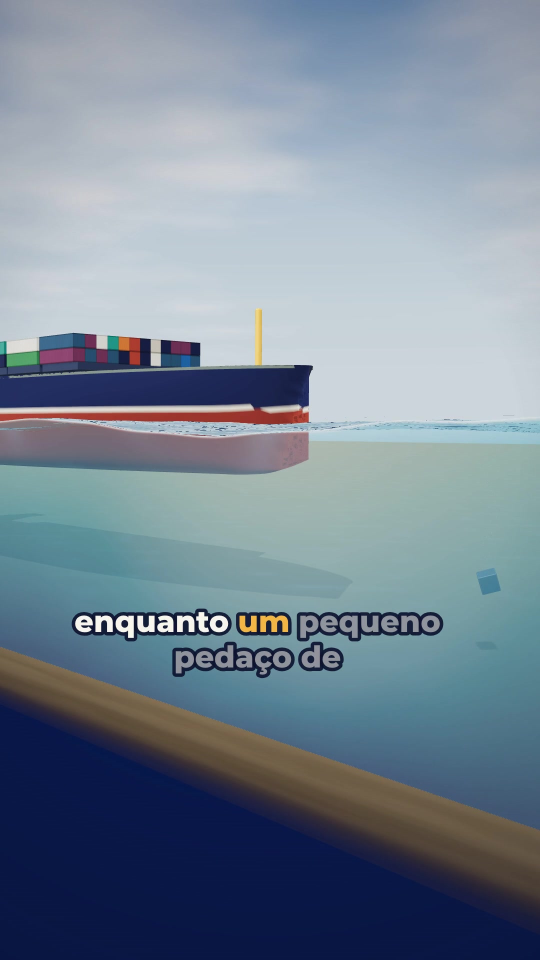
#> input picture episodio_01_navio_v2/etapa_b/v1/v1_quadro1.jpg, 1080 x 1920 px, given in place of v1_quadro1.jpg.jpg, which was not available (shown at 1/2 size)
$ python -i comparar.py   (imports and definitions only)
#> lines starting #> are read from the running program, lines starting #| are printed output that depends on the picture
"""Folha de comparação v1 (rejeitada) × v2 (proposta) dos quadros equivalentes.
Uso: python3 etapa_b/comparar.py  → etapa_b/comparacao_v1_v2.jpg e etapa_b/comparacao_quadroN.jpg"""
import os
from PIL import Image, ImageDraw, ImageFont

AQUI = os.path.dirname(os.path.abspath(__file__))
F = '/usr/share/fonts/truetype/dejavu/DejaVuSans-Bold.ttf'
TIT = ['1 · Bloco de aço afundando', '2 · Estaleiro / casco em construção', '3 · Corte interno do navio',
       '4 · Empuxo visto debaixo d\'água', '5 · Guindaste carregando contêineres']
AZUL, BRANCO, AMARELO = (32, 43, 87), (246, 244, 236), (243, 181, 68)


def par(n, w=540):
#> called with n = 'v1/v1_quadro1.jpg', w = 540
    h = int(w * 16 / 9)
    v1 = Image.open(os.path.join(AQUI, 'v1', f'v1_quadro{n}.jpg')).convert('RGB').resize((w, h), Image.LANCZOS)
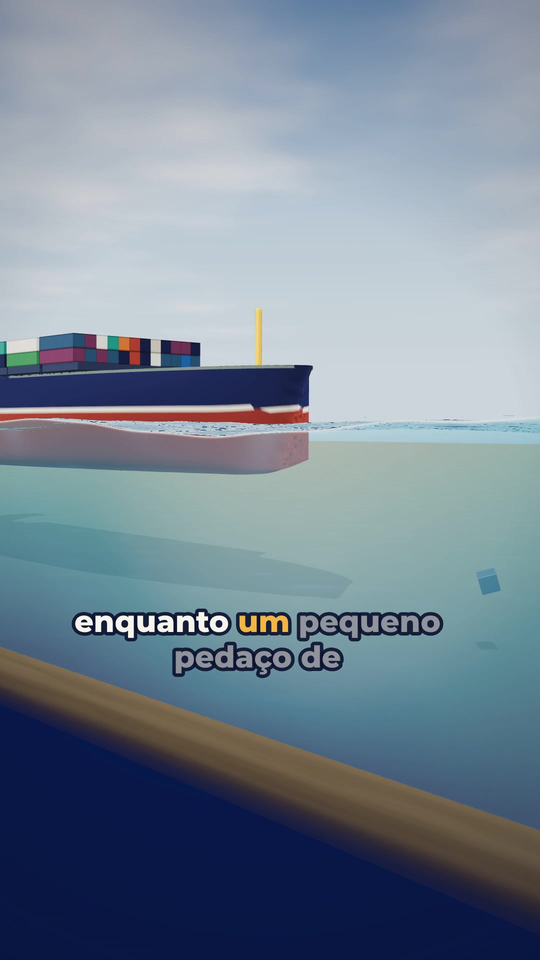
#> v1: PIL image 540x960 RGB; mean R, G, B 118.9, 133.7, 148.8
    p2 = os.path.join(AQUI, 'quadros', f'quadro{n}.png')
    v2 = Image.open(p2).convert('RGB').resize((w, h), Image.LANCZOS)
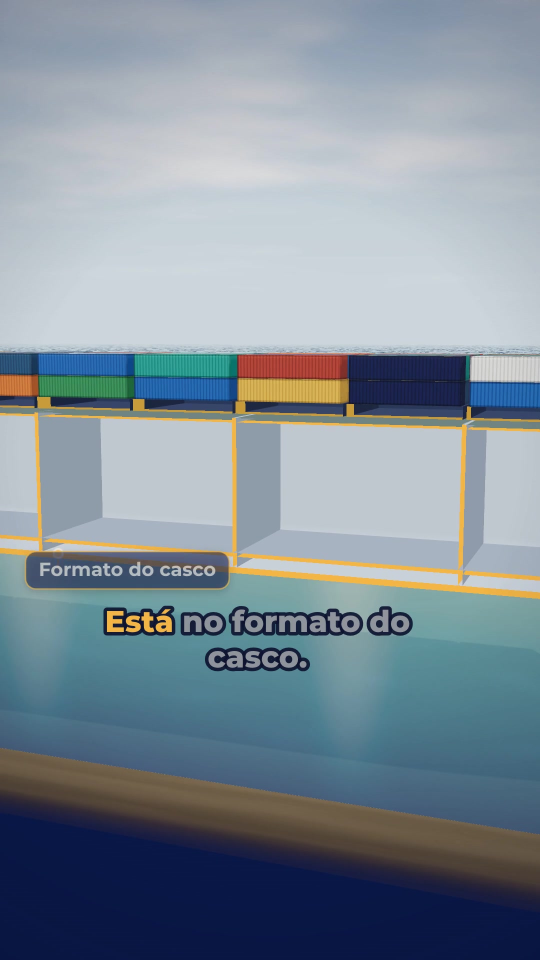
#> input picture episodio_01_navio_v2/etapa_b/v1/v1_quadro2.jpg, 1080 x 1920 px, given in place of v1_quadro1.jpg.png, which was not available (shown at 1/2 size)
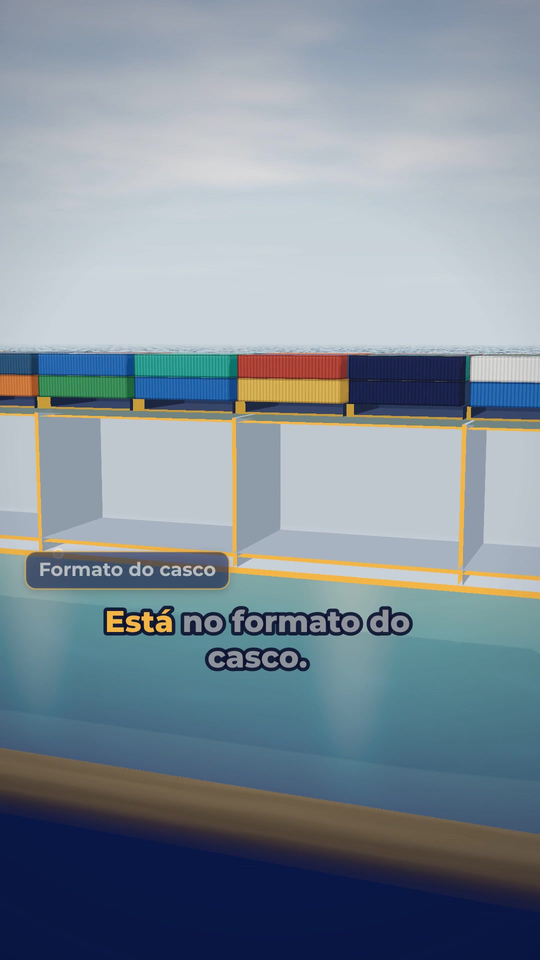
#> v2: PIL image 540x960 RGB; mean R, G, B 128.8, 142.2, 153.5
    cab = 86; c = Image.new('RGB', (2 * w + 30, h + cab + 20), AZUL)
#> after `c = Image.new('RGB', (2 * w + 30, h + cab + 20), AZUL)`:
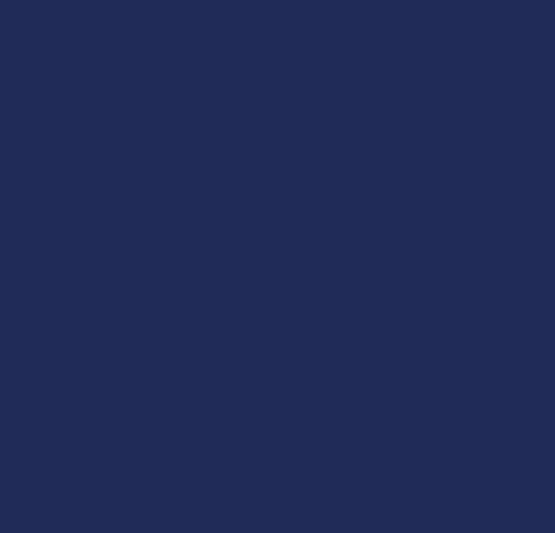
#> c: PIL image 1110x1066 RGB (shown at 1/2 size); mean R, G, B 32, 43, 87
    d = ImageDraw.Draw(c); f1 = ImageFont.truetype(F, 30); f2 = ImageFont.truetype(F, 22)
#> (the run stopped early here; a loop or call above may not have finished)
